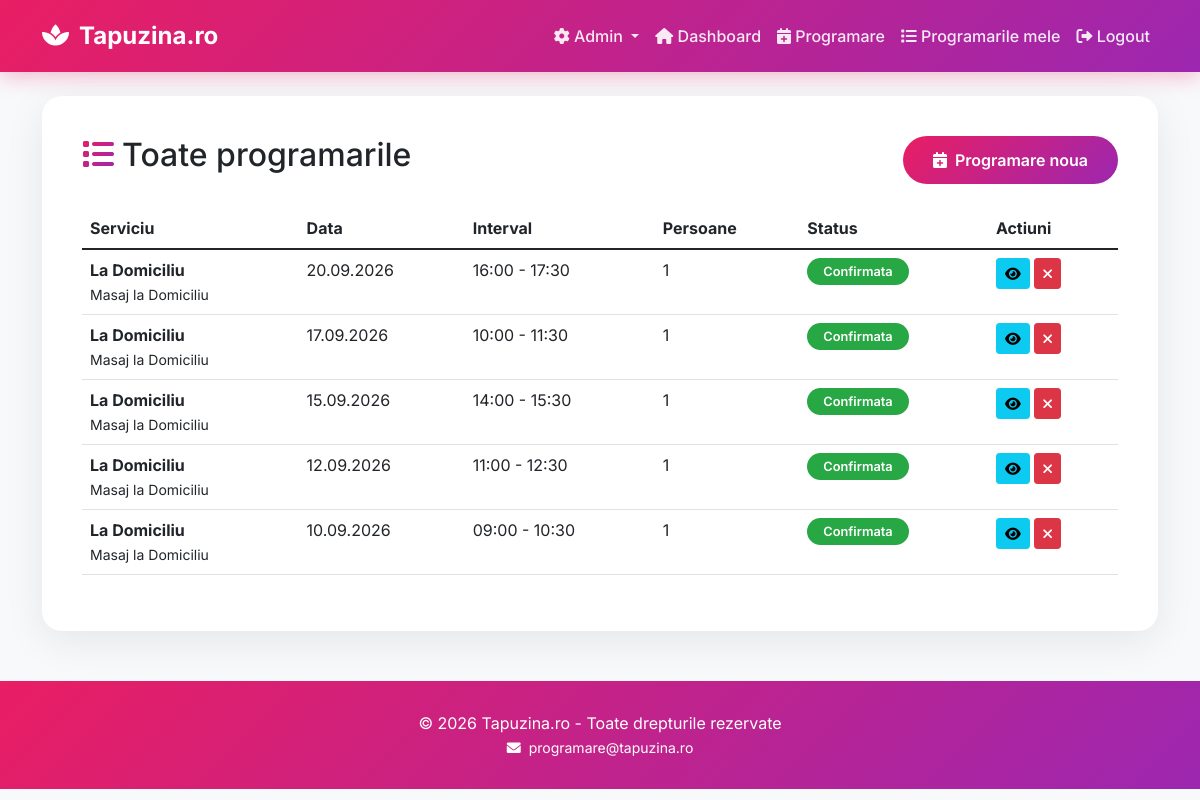
Screenshot of /my-appointments/ (signed in) with the database file from the repository.
### bookings/models.py (models this page shows, shortened)
class Appointment(models.Model):
    STATUS_CHOICES = [
        ('pending', 'In asteptare'),
        ('confirmed', 'Confirmata'),
        ('cancelled', 'Anulata'),
        ('completed', 'Finalizata'),
    ]
    client = models.ForeignKey(User, on_delete=models.CASCADE, related_name='appointments')
    company = models.ForeignKey(Company, on_delete=models.CASCADE, null=True, blank=True, related_name='appointments', verbose_name="Firma")
    contact_name = models.CharField(max_length=100, verbose_name="Nume contact")
    contact_phone = models.CharField(max_length=20, verbose_name="Telefon contact")
    contact_email = models.EmailField(verbose_name="Email contact")
    service = models.ForeignKey(Service, on_delete=models.CASCADE, verbose_name="Serviciu")
    date = models.DateField(verbose_name="Data")
    start_time = models.TimeField(verbose_name="Ora inceput")
    end_time = models.TimeField(verbose_name="Ora sfarsit")
    number_of_persons = models.IntegerField(default=1, validators=[MinValueValidator(1), MaxValueValidator(20)], verbose_name="Numar persoane")
    massage_break_start = models.TimeField(blank=True, null=True, verbose_name="Pauza masor - inceput")
    massage_break_end = models.TimeField(blank=True, null=True, verbose_name="Pauza masor - sfarsit")
    break_duration = models.IntegerField(default=30, verbose_name="Durata pauza (minute)")
    location_address = models.TextField(verbose_name="Adresa completa")
    building_name = models.CharField(max_length=200, blank=True, verbose_name="Nume cladire")
    floor = models.CharField(max_length=20, blank=True, verbose_name="Etaj")
    apartment_number = models.CharField(max_length=20, blank=True, verbose_name="Numar apartament/birou")
    parking_available = models.BooleanField(default=False, verbose_name="Parcare disponibila")
    parking_floor = models.CharField(max_length=20, blank=True, verbose_name="Etaj parcare")
    parking_spot_number = models.CharField(max_length=20, blank=True, verbose_name="Numar loc parcare")
    parking_notes = models.TextField(blank=True, verbose_name="Informatii parcare")
    access_notes = models.TextField(blank=True, verbose_name="Informatii acces")
    special_requests = models.TextField(blank=True, verbose_name="Cerinte speciale")
    notes = models.TextField(blank=True, verbose_name="Alte observatii")
    status = models.CharField(max_length=20, choices=STATUS_CHOICES, default='pending', verbose_name="Status")
    confirmation_token = models.CharField(max_length=100, blank=True, null=True, verbose_name="Token confirmare")
    confirmed_by_client = models.BooleanField(default=False, verbose_name="Confirmat de client")
    confirmed_by_admin = models.BooleanField(default=False, verbose_name="Confirmat de admin")
    created_at = models.DateTimeField(auto_now_add=True)
    updated_at = models.DateTimeField(auto_now=True)
    class Meta:
        verbose_name = "Programare"
        verbose_name_plural = "Programari"
        ordering = ['-date', '-start_time']

class Service(models.Model):
    SERVICE_TYPES = [
        ('office', 'La Birou'),
        ('studio', 'La Sediu Tapuzina'),
        ('home', 'La Domiciliu'),
    ]
    name = models.CharField(max_length=100, verbose_name="Nume serviciu")
    service_type = models.CharField(max_length=20, choices=SERVICE_TYPES, verbose_name="Tip serviciu")
    duration_minutes = models.IntegerField(default=60, verbose_name="Durata standard (minute)")
    max_persons = models.IntegerField(default=10, verbose_name="Numar maxim persoane")
    is_active = models.BooleanField(default=True, verbose_name="Activ")
    description = models.TextField(blank=True, verbose_name="Descriere")
    image = models.ImageField(upload_to='services/', blank=True, null=True, verbose_name="Imagine")
    class Meta:
        verbose_name = "Serviciu"
        verbose_name_plural = "Servicii"
        ordering = ['service_type', 'name']

### bookings/views.py (the view)
# urls.py: path('my-appointments/', views.my_appointments, name='my_appointments'),
@login_required
def my_appointments(request):
    appointments = Appointment.objects.filter(client=request.user).order_by('-date', '-start_time')
    return render(request, 'my_appointments.html', {'appointments': appointments})

### bookings/templates/my_appointments.html
{% extends 'base.html' %}
{% block content %}
<div class="card p-4">
    <div class="card-body">
        <div class="d-flex justify-content-between align-items-center mb-4">
            <h2><i class="fas fa-list text-gradient me-2"></i>Toate programarile</h2>
            <a href="{% url 'book_appointment' %}" class="btn btn-primary">
                <i class="fas fa-calendar-plus me-2"></i>Programare noua
            </a>
        </div>
        <div class="table-responsive">
            <table class="table table-hover">
                <thead>
                    <tr>
                        <th>Serviciu</th>
                        <th>Data</th>
                        <th>Interval</th>
                        <th>Persoane</th>
                        <th>Status</th>
                        <th>Actiuni</th>
                    </tr>
                </thead>
                <tbody>
                    {% for app in appointments %}
                    <tr>
                        <td><strong>{{ app.service.get_service_type_display }}</strong><br><small>{{ app.service.name }}</small></td>
                        <td>{{ app.date|date:"d.m.Y" }}</td>
                        <td>{{ app.start_time|time:"H:i" }} - {{ app.end_time|time:"H:i" }}</td>
                        <td>{{ app.number_of_persons }}</td>
                        <td><span class="status-badge status-{{ app.status }}">{{ app.get_status_display }}</span></td>
                        <td>
                            <a href="{% url 'appointment_detail' app.id %}" class="btn btn-sm btn-info"><i class="fas fa-eye"></i></a>
                            {% if app.status == 'pending' or app.status == 'confirmed' %}
                                <a href="{% url 'cancel_appointment' app.id %}" class="btn btn-sm btn-danger" onclick="return confirm('Sunteti sigur?')"><i class="fas fa-times"></i></a>
                            {% endif %}
                        </td>
                    </tr>
                    {% empty %}
                    <tr><td colspan="6" class="text-center py-4"><i class="fas fa-calendar-times fa-3x text-muted mb-3"></i><p>Nu ai nicio programare.</p></td></tr>
                    {% endfor %}
                </tbody>
            </table>
        </div>
    </div>
</div>
{% endblock %}

### bookings/templates/base.html (style rules this page uses)
:root { --primary: #e91e63; --secondary: #9c27b0; --gradient: linear-gradient(135deg, #e91e63 0%, #9c27b0 100%); }
* { margin: 0; padding: 0; box-sizing: border-box; }
body { font-family: 'Inter', sans-serif; min-height: 100vh; background: #f8f9fa; }
.card { border: none; border-radius: 20px; box-shadow: 0 10px 40px rgba(0,0,0,0.08); transition: all 0.3s; overflow: hidden; }
.btn-primary { background: var(--gradient); border: none; padding: 12px 30px; border-radius: 50px; font-weight: 600; transition: all 0.3s; }
.status-badge { padding: 6px 16px; border-radius: 50px; font-size: 0.8rem; font-weight: 600; }
.status-confirmed { background: #28a745; color: #fff; }
.text-gradient { background: var(--gradient); -webkit-background-clip: text; -webkit-text-fill-color: transparent; }

### rows the page displays
Appointment: service.service_type "La Domiciliu", service.name "Masaj la Domiciliu", date "20.09.2026", start_time "16:00", end_time "17:30", number_of_persons "1", status "Confirmata"
Appointment: service.service_type "La Domiciliu", service.name "Masaj la Domiciliu", date "17.09.2026", start_time "10:00", end_time "11:30", number_of_persons "1", status "Confirmata"
Appointment: service.service_type "La Domiciliu", service.name "Masaj la Domiciliu", date "15.09.2026", start_time "14:00", end_time "15:30", number_of_persons "1", status "Confirmata"
Appointment: service.service_type "La Domiciliu", service.name "Masaj la Domiciliu", date "12.09.2026", start_time "11:00", end_time "12:30", number_of_persons "1", status "Confirmata"
Appointment: service.service_type "La Domiciliu", service.name "Masaj la Domiciliu", date "10.09.2026", start_time "09:00", end_time "10:30", number_of_persons "1", status "Confirmata"
